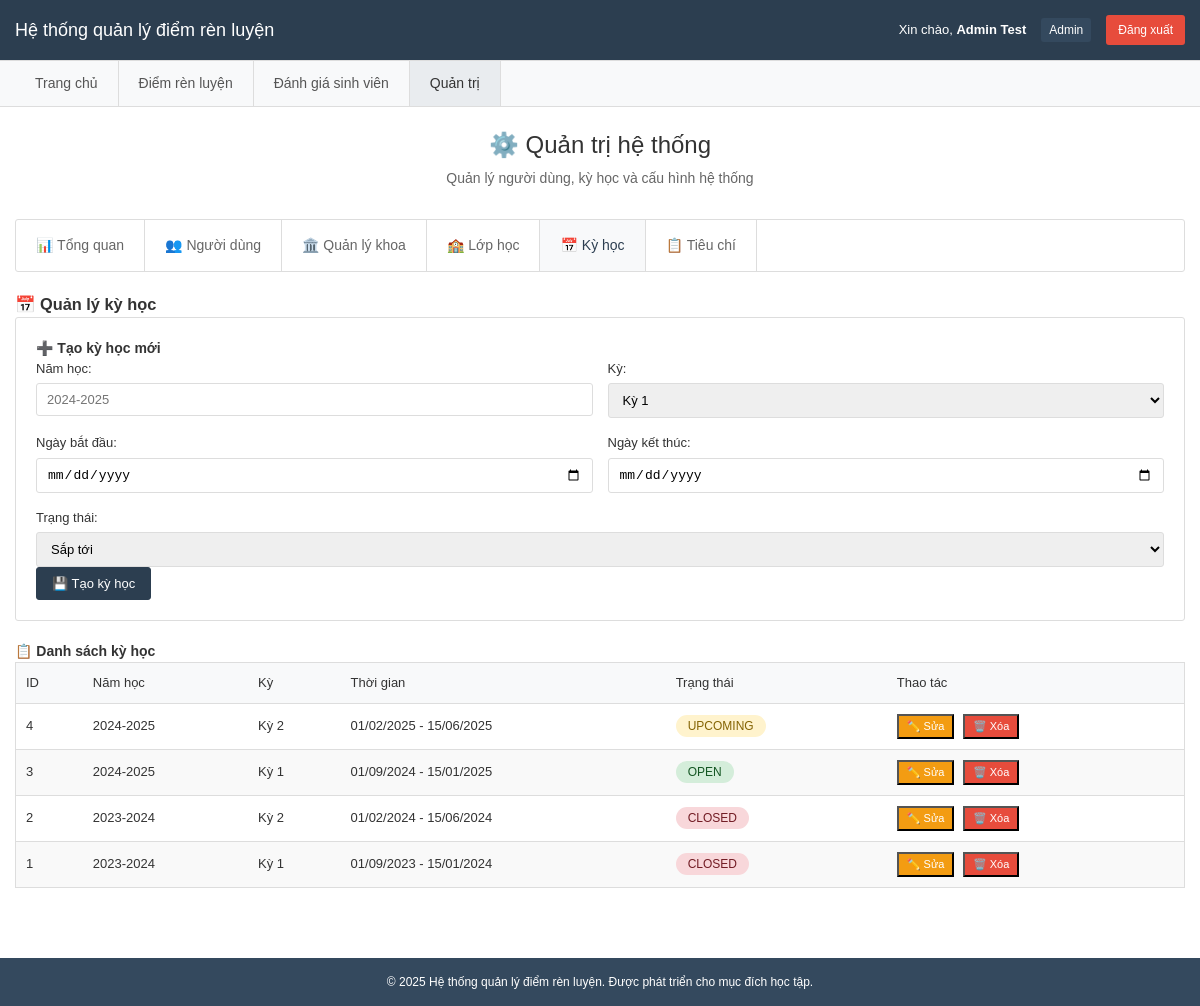
Page /admin.php?tab=terms (signed in) on the committed database.
### tables this page shows
CREATE TABLE IF NOT EXISTS terms (
  id BIGINT UNSIGNED PRIMARY KEY AUTO_INCREMENT,
  academic_year VARCHAR(9) NOT NULL,
  term_no TINYINT UNSIGNED NOT NULL,
  status ENUM('upcoming','open','closed') NOT NULL DEFAULT 'upcoming',
  start_date DATE NOT NULL,
  end_date DATE NOT NULL,
  created_at TIMESTAMP NULL DEFAULT CURRENT_TIMESTAMP,
  updated_at TIMESTAMP NULL DEFAULT CURRENT_TIMESTAMP ON UPDATE CURRENT_TIMESTAMP,
  UNIQUE KEY uq_terms (academic_year, term_no),
  CHECK (start_date <= end_date)
);

### admin.php (the view, shortened to what this page needs)
<?php
require_once 'config.php';
$user_name = $_SESSION['user_name'];
$user_role = $_SESSION['user_role'];
$current_tab = isset($_GET['tab']) ? $_GET['tab'] : 'dashboard';
try {
    $stats = [];
    $stmt = $pdo->query("SELECT role, COUNT(*) as count FROM users WHERE is_active = 1 GROUP BY role");
    $user_stats = $stmt->fetchAll(PDO::FETCH_KEY_PAIR);
    $stmt = $pdo->query("SELECT COUNT(*) FROM students");
    $stats['total_students'] = $stmt->fetchColumn();
    $stmt = $pdo->query("SELECT COUNT(*) FROM lecturers");
    $stats['total_lecturers'] = $stmt->fetchColumn();
    $stmt = $pdo->query("SELECT COUNT(*) FROM classes");
    $stats['total_classes'] = $stmt->fetchColumn();
    $stmt = $pdo->query("SELECT COUNT(*) FROM evaluations");
    $stats['total_evaluations'] = $stmt->fetchColumn();
    $stmt = $pdo->query("SELECT * FROM terms ORDER BY academic_year DESC, term_no DESC");
    $terms = $stmt->fetchAll(PDO::FETCH_ASSOC);
} catch (PDOException $e) {
    $error_message = "Lỗi truy vấn database: " . $e->getMessage();
}
?>
<!DOCTYPE html>
<html lang="vi">
<head>
    <link rel="stylesheet" href="style.css">
</head>
<body>
    <header class="header">
        <div class="container">
            <h1>Hệ thống quản lý điểm rèn luyện</h1>
            <div class="user-info">
                <span>Xin chào, <strong><?php echo htmlspecialchars($user_name); ?></strong></span>
                <span class="role-badge">Admin</span>
                <a href="?logout=1" class="btn-logout">Đăng xuất</a>
            </div>
        </div>
    </header>
    <nav class="nav-menu">
        <div class="container">
            <ul class="menu-list">
                <li><a href="index.php">Trang chủ</a></li>
                <?php if ($user_role === 'student'): ?>
                    <li><a href="students.php">Tự đánh giá</a></li>
                    <li><a href="evaluations.php">Xem kết quả</a></li>
                <?php else: ?>
                    <li><a href="evaluations.php">Điểm rèn luyện</a></li>
                    <li><a href="lecturer_evaluation.php">Đánh giá sinh viên</a></li>
                    <?php if ($user_role === 'admin'): ?>
                        <li><a href="admin.php" class="active">Quản trị</a></li>
                    <?php endif; ?>
                <?php endif; ?>
            </ul>
        </div>
    </nav>
    <main class="main-content">
        <div class="container">
            <section class="page-header">
                <h2>⚙️ Quản trị hệ thống</h2>
                <p>Quản lý người dùng, kỳ học và cấu hình hệ thống</p>
            </section>
            <div class="admin-tabs">
                <ul>
                    <li><a href="?tab=dashboard" class="<?php echo $current_tab == 'dashboard' ? 'active' : ''; ?>">📊 Tổng quan</a></li>
                    <li><a href="?tab=users" class="<?php echo $current_tab == 'users' ? 'active' : ''; ?>">👥 Người dùng</a></li>
                    <li><a href="?tab=faculties" class="<?php echo $current_tab == 'faculties' ? 'active' : ''; ?>">🏛️ Quản lý khoa</a></li>
                    <li><a href="?tab=classes" class="<?php echo $current_tab == 'classes' ? 'active' : ''; ?>">🏫 Lớp học</a></li>
                    <li><a href="?tab=terms" class="<?php echo $current_tab == 'terms' ? 'active' : ''; ?>">📅 Kỳ học</a></li>
                    <li><a href="?tab=criteria" class="<?php echo $current_tab == 'criteria' ? 'active' : ''; ?>">📋 Tiêu chí</a></li>
                </ul>
            </div>
            <?php if ($current_tab == 'dashboard'): ?>
                <section class="dashboard-section">
                    <h3>📊 Thống kê tổng quan</h3>
                    <div class="stats-grid">
                        <div class="stat-box">
                            <div class="stat-number"><?php echo number_format($stats['total_students']); ?></div>
                            <div class="stat-label">👨‍🎓 Sinh viên</div>
                        </div>
                        <div class="stat-box">
                            <div class="stat-number"><?php echo number_format($stats['total_lecturers']); ?></div>
                            <div class="stat-label">👨‍🏫 Giảng viên</div>
                        </div>
                        <div class="stat-box">
                            <div class="stat-number"><?php echo number_format($stats['total_classes']); ?></div>
                            <div class="stat-label">🏫 Lớp học</div>
                        </div>
                        <div class="stat-box">
                            <div class="stat-number"><?php echo number_format($stats['total_evaluations']); ?></div>
                            <div class="stat-label">📝 Đánh giá</div>
                        </div>
                        <div class="stat-box">
                            <div class="stat-number"><?php echo number_format($user_stats['admin'] ?? 0); ?></div>
                            <div class="stat-label">👑 Admin</div>
                        </div>
                        <div class="stat-box">
                            <div class="stat-number"><?php echo number_format($user_stats['lecturer'] ?? 0); ?></div>
                            <div class="stat-label">🎓 Lecturer</div>
                        </div>
                        <div class="stat-box">
                            <div class="stat-number"><?php echo number_format($user_stats['student'] ?? 0); ?></div>
                            <div class="stat-label">📚 Student</div>
                        </div>
                        <div class="stat-box">
                            <div class="stat-number"><?php echo number_format(array_sum($user_stats)); ?></div>
                            <div class="stat-label">👤 Tổng users</div>
                        </div>
                    </div>
                </section>
            <?php elseif ($current_tab == 'terms'): ?>
                <section class="terms-section">
                    <h3>📅 Quản lý kỳ học</h3>
                    <div class="admin-form">
                        <h4>➕ Tạo kỳ học mới</h4>
                        <form method="POST" action="">
                            <div class="form-row">
                                <div class="form-group">
                                    <label for="academic_year">Năm học:</label>
                                    <input type="text" id="academic_year" name="academic_year"
                                           placeholder="2024-2025" pattern="[0-9]{4}-[0-9]{4}" required>
                                </div>
                                <div class="form-group">
                                    <label for="term_no">Kỳ:</label>
                                    <select id="term_no" name="term_no" required>
                                        <option value="1">Kỳ 1</option>
                                    </select>
                                </div>
                            </div>
                            <div class="form-row">
                                <div class="form-group">
                                    <label for="start_date">Ngày bắt đầu:</label>
                                    <input type="date" id="start_date" name="start_date" required>
                                </div>
                                <div class="form-group">
                                    <label for="end_date">Ngày kết thúc:</label>
                                    <input type="date" id="end_date" name="end_date" required>
                                </div>
                            </div>
                            <div class="form-group">
                                <label for="status">Trạng thái:</label>
                                <select id="status" name="status" required>
                                    <option value="upcoming">Sắp tới</option>
                                </select>
                            </div>
                            <button type="submit" class="btn-save">💾 Tạo kỳ học</button>
                        </form>
                    </div>
                    <div class="terms-list">
                        <h4>📋 Danh sách kỳ học</h4>
                        <table class="admin-table">
                            <thead>
                                <tr>
                                    <th>ID</th>
                                    <th>Năm học</th>
                                    <th>Kỳ</th>
                                    <th>Thời gian</th>
                                    <th>Trạng thái</th>
                                    <th>Thao tác</th>
                                </tr>
                            </thead>
                            <tbody>
                                <?php foreach ($terms as $term): ?>
                                <tr>
                                    <td><?php echo $term['id']; ?></td>
                                    <td><?php echo htmlspecialchars($term['academic_year']); ?></td>
                                    <td>Kỳ <?php echo $term['term_no']; ?></td>
                                    <td>
                                        <?php echo date('d/m/Y', strtotime($term['start_date'])); ?> -
                                        <?php echo date('d/m/Y', strtotime($term['end_date'])); ?>
                                    </td>
                                    <td>
                                        <span class="status-badge status-<?php echo $term['status']; ?>">
                                            <?php echo ucfirst($term['status']); ?>
                                        </span>
                                    </td>
                                    <td>
                                        <button class="btn-small btn-edit"
                                                onclick="editTerm(<?php echo $term['id']; ?>, '<?php echo htmlspecialchars($term['academic_year'], ENT_QUOTES); ?>', <?php echo $term['term_no']; ?>, '<?php echo $term['start_date']; ?>', '<?php echo $term['end_date']; ?>', '<?php echo $term['status']; ?>')">✏️ Sửa</button>
                                        <button class="btn-small btn-delete"
                                                onclick="deleteTerm(<?php echo $term['id']; ?>, '<?php echo htmlspecialchars($term['academic_year'], ENT_QUOTES); ?> - Kỳ <?php echo $term['term_no']; ?>')">🗑️ Xóa</button>
                                    </td>
                                </tr>
                                <?php endforeach; ?>
                            </tbody>
                        </table>
                    </div>
                </section>
            <?php endif; ?>
        </div>
    </main>
    <footer class="footer">
        <div class="container">
            <p>&copy; 2025 Hệ thống quản lý điểm rèn luyện. Được phát triển cho mục đích học tập.</p>
        </div>
    </footer>
</body>
</html>

### style.css (style rules this page uses)
* { margin: 0; padding: 0; box-sizing: border-box; }
body { font-family: Arial, sans-serif; line-height: 1.5; color: #333; background-color: #ffffff; font-size: 14px; }
.container { max-width: 1200px; margin: 0 auto; padding: 0 15px; }
.header { background-color: #2c3e50; color: white; padding: 15px 0; border-bottom: 1px solid #ddd; }
.header .container { display: flex; justify-content: space-between; align-items: center; flex-wrap: wrap; }
.header h1 { font-size: 18px; font-weight: normal; }
.user-info { display: flex; align-items: center; gap: 15px; flex-wrap: wrap; font-size: 13px; }
.role-badge { background-color: #34495e; padding: 3px 8px; border-radius: 3px; font-size: 12px; }
.btn-logout { background-color: #e74c3c; color: white; padding: 6px 12px; border-radius: 3px; text-decoration: none; font-size: 12px; }
.nav-menu { background-color: #f8f9fa; border-bottom: 1px solid #ddd; padding: 0; }
.menu-list { list-style: none; display: flex; margin: 0; padding: 0; }
.menu-list li a { display: block; padding: 12px 20px; text-decoration: none; color: #555; border-right: 1px solid #ddd; }
.menu-list li a:hover, .menu-list li a.active { background-color: #e9ecef; color: #333; }
.main-content { min-height: 70vh; padding: 20px 0; }
.page-header { text-align: center; margin-bottom: 30px; }
.page-header h2 { color: #333; font-size: 24px; margin-bottom: 5px; font-weight: normal; }
.page-header p { color: #666; font-size: 14px; }
.search-field, .form-group { flex: 1; min-width: 150px; }
.search-field label, .form-group label { display: block; margin-bottom: 5px; font-weight: normal; color: #333; font-size: 13px; }
.search-field input, .search-field select, .form-group input, .form-group select { width: 100%; padding: 8px 10px; border: 1px solid #ddd; border-radius: 3px; font-size: 13px; }
.btn-search, .btn-reset, .btn-save, .btn-cancel, .btn-view, .btn-select, .btn-login { padding: 8px 15px; border: 1px solid #ddd; border-radius: 3px; font-size: 13px; text-decoration: none; text-align: center; cursor: pointer; display: inline-block; background-color: white; color: #333; }
.btn-search, .btn-save, .btn-login { background-color: #2c3e50; color: white; border-color: #2c3e50; }
.status-badge { padding: 3px 8px; border-radius: 2px; font-size: 11px; font-weight: normal; }
.status-upcoming { background-color: #fff3cd; color: #856404; }
.status-open { background-color: #d4edda; color: #155724; }
.status-closed { background-color: #f8d7da; color: #721c24; }
.footer { background-color: #34495e; color: white; text-align: center; padding: 15px 0; margin-top: 30px; font-size: 12px; }
.status-badge { padding: 4px 12px; border-radius: 15px; font-size: 12px; font-weight: 500; text-transform: uppercase; }

### admin.php (style rules this page uses)
.admin-tabs { background: white; border: 1px solid #ddd; border-radius: 3px; margin-bottom: 20px; }
.admin-tabs ul { list-style: none; display: flex; margin: 0; padding: 0; }
.admin-tabs li a { display: block; padding: 15px 20px; text-decoration: none; color: #666; border-right: 1px solid #ddd; }
.admin-tabs li a.active, .admin-tabs li a:hover { background-color: #f8f9fa; color: #2c3e50; }
.admin-table { width: 100%; border-collapse: collapse; background: white; border: 1px solid #ddd; margin-bottom: 20px; }
.admin-table th, .admin-table td { padding: 10px; text-align: left; border-bottom: 1px solid #ddd; font-size: 13px; }
.admin-table th { background-color: #f8f9fa; font-weight: normal; }
.admin-table tr:nth-child(even) { background-color: #f9f9f9; }
.admin-form { background: white; border: 1px solid #ddd; border-radius: 3px; padding: 20px; margin-bottom: 20px; }
.form-row { display: grid; grid-template-columns: 1fr 1fr; gap: 15px; margin-bottom: 15px; }
.btn-small { padding: 4px 8px; font-size: 11px; margin-right: 5px; }
.btn-edit { background-color: #f39c12; color: white; }
.btn-delete { background-color: #e74c3c; color: white; }

### rows in the picture
terms: id "4", academic_year "2024-2025", term_no "2", start_date "01/02/2025", end_date "15/06/2025", status "UPCOMING"
terms: id "3", academic_year "2024-2025", term_no "1", start_date "01/09/2024", end_date "15/01/2025", status "OPEN"
terms: id "2", academic_year "2023-2024", term_no "2", start_date "01/02/2024", end_date "15/06/2024", status "CLOSED"
terms: id "1", academic_year "2023-2024", term_no "1", start_date "01/09/2023", end_date "15/01/2024", status "CLOSED"

### other values in the picture
$user_name "Admin Test"
